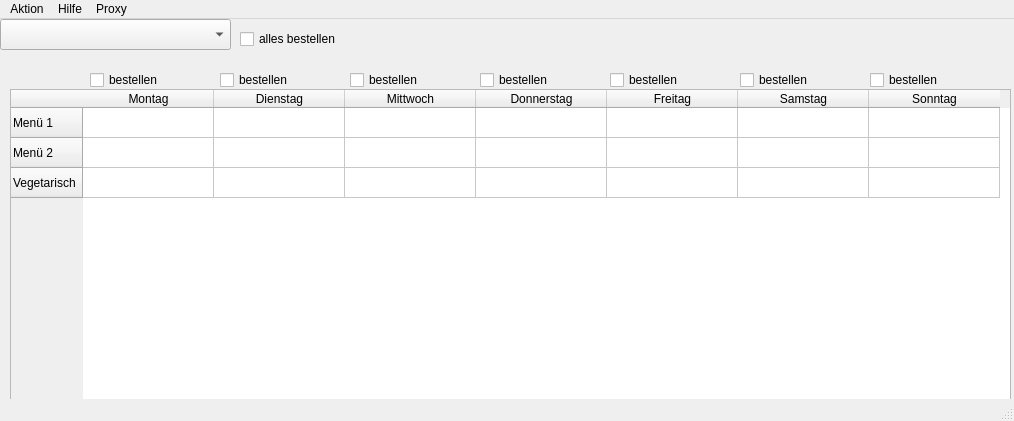
<?xml version="1.0" encoding="UTF-8"?>
<ui version="4.0">
 <class>cuedussmann</class>
 <widget class="QMainWindow" name="cuedussmann">
  <property name="enabled">
   <bool>true</bool>
  </property>
  <property name="geometry">
   <rect>
    <x>0</x>
    <y>0</y>
    <width>1014</width>
    <height>421</height>
   </rect>
  </property>
  <property name="sizePolicy">
   <sizepolicy hsizetype="Preferred" vsizetype="Preferred">
    <horstretch>1</horstretch>
    <verstretch>1</verstretch>
   </sizepolicy>
  </property>
  <property name="windowTitle">
   <string>Cuedussmannbot</string>
  </property>
  <property name="windowIcon">
   <iconset resource="res.qrc">
    <normaloff>:/logomini.png</normaloff>:/logomini.png</iconset>
  </property>
  <widget class="QWidget" name="centralWidget">
   <widget class="QTableWidget" name="tableWidget">
    <property name="geometry">
     <rect>
      <x>10</x>
      <y>70</y>
      <width>1001</width>
      <height>311</height>
     </rect>
    </property>
    <property name="sizePolicy">
     <sizepolicy hsizetype="Expanding" vsizetype="Expanding">
      <horstretch>1</horstretch>
      <verstretch>1</verstretch>
     </sizepolicy>
    </property>
    <property name="font">
     <font>
      <pointsize>9</pointsize>
     </font>
    </property>
    <attribute name="horizontalHeaderDefaultSectionSize">
     <number>131</number>
    </attribute>
    <attribute name="horizontalHeaderMinimumSectionSize">
     <number>131</number>
    </attribute>
    <row>
     <property name="text">
      <string>Menü 1</string>
     </property>
     <property name="font">
      <font>
       <pointsize>9</pointsize>
      </font>
     </property>
    </row>
    <row>
     <property name="text">
      <string>Menü 2</string>
     </property>
     <property name="font">
      <font>
       <pointsize>9</pointsize>
      </font>
     </property>
    </row>
    <row>
     <property name="text">
      <string>Vegetarisch</string>
     </property>
     <property name="font">
      <font>
       <pointsize>9</pointsize>
      </font>
     </property>
    </row>
    <column>
     <property name="text">
      <string>Montag</string>
     </property>
     <property name="font">
      <font>
       <pointsize>9</pointsize>
      </font>
     </property>
    </column>
    <column>
     <property name="text">
      <string>Dienstag</string>
     </property>
     <property name="font">
      <font>
       <pointsize>9</pointsize>
      </font>
     </property>
    </column>
    <column>
     <property name="text">
      <string>Mittwoch</string>
     </property>
     <property name="font">
      <font>
       <pointsize>9</pointsize>
      </font>
     </property>
    </column>
    <column>
     <property name="text">
      <string>Donnerstag</string>
     </property>
     <property name="font">
      <font>
       <pointsize>9</pointsize>
      </font>
     </property>
    </column>
    <column>
     <property name="text">
      <string>Freitag</string>
     </property>
     <property name="font">
      <font>
       <pointsize>9</pointsize>
      </font>
     </property>
    </column>
    <column>
     <property name="text">
      <string>Samstag</string>
     </property>
     <property name="font">
      <font>
       <pointsize>9</pointsize>
      </font>
     </property>
    </column>
    <column>
     <property name="text">
      <string>Sonntag</string>
     </property>
     <property name="font">
      <font>
       <pointsize>9</pointsize>
      </font>
     </property>
    </column>
    <item row="0" column="0">
     <property name="text">
      <string/>
     </property>
     <property name="font">
      <font>
       <pointsize>9</pointsize>
      </font>
     </property>
     <property name="flags">
      <set>ItemIsSelectable|ItemIsUserCheckable|ItemIsEnabled</set>
     </property>
    </item>
    <item row="0" column="1">
     <property name="text">
      <string/>
     </property>
    </item>
    <item row="0" column="2">
     <property name="text">
      <string/>
     </property>
    </item>
    <item row="0" column="3">
     <property name="text">
      <string/>
     </property>
    </item>
    <item row="0" column="4">
     <property name="text">
      <string/>
     </property>
    </item>
    <item row="0" column="5">
     <property name="text">
      <string/>
     </property>
    </item>
    <item row="0" column="6">
     <property name="text">
      <string/>
     </property>
    </item>
    <item row="1" column="0">
     <property name="text">
      <string/>
     </property>
    </item>
    <item row="1" column="1">
     <property name="text">
      <string/>
     </property>
    </item>
    <item row="1" column="2">
     <property name="text">
      <string/>
     </property>
    </item>
    <item row="1" column="3">
     <property name="text">
      <string/>
     </property>
    </item>
    <item row="1" column="4">
     <property name="text">
      <string/>
     </property>
    </item>
    <item row="1" column="5">
     <property name="text">
      <string/>
     </property>
    </item>
    <item row="1" column="6">
     <property name="text">
      <string/>
     </property>
    </item>
    <item row="2" column="0">
     <property name="text">
      <string/>
     </property>
    </item>
    <item row="2" column="1">
     <property name="text">
      <string/>
     </property>
    </item>
    <item row="2" column="2">
     <property name="text">
      <string/>
     </property>
    </item>
    <item row="2" column="3">
     <property name="text">
      <string/>
     </property>
    </item>
    <item row="2" column="4">
     <property name="text">
      <string/>
     </property>
    </item>
    <item row="2" column="5">
     <property name="text">
      <string/>
     </property>
    </item>
    <item row="2" column="6">
     <property name="text">
      <string/>
     </property>
    </item>
   </widget>
   <widget class="QComboBox" name="comboBox">
    <property name="geometry">
     <rect>
      <x>0</x>
      <y>0</y>
      <width>231</width>
      <height>31</height>
     </rect>
    </property>
    <property name="currentIndex">
     <number>-1</number>
    </property>
   </widget>
   <widget class="QCheckBox" name="checkBox">
    <property name="geometry">
     <rect>
      <x>90</x>
      <y>50</y>
      <width>91</width>
      <height>22</height>
     </rect>
    </property>
    <property name="toolTip">
     <string>Damit wird fest gelegt, ob für einen Tag, bei dem noch NICHTS bestellt ist, bestellt werden soll.
Wenn das Menü eines bereits bestellten Tages geändert wird, dann wird das Kästchen angehakt.</string>
    </property>
    <property name="text">
     <string>bestellen</string>
    </property>
   </widget>
   <widget class="QCheckBox" name="checkBox_2">
    <property name="geometry">
     <rect>
      <x>220</x>
      <y>50</y>
      <width>91</width>
      <height>22</height>
     </rect>
    </property>
    <property name="toolTip">
     <string>Damit wird fest gelegt, ob für einen Tag, bei dem noch NICHTS bestellt ist, bestellt werden soll.
Wenn das Menü eines bereits bestellten Tages geändert wird, dann wird das Kästchen angehakt.</string>
    </property>
    <property name="text">
     <string>bestellen</string>
    </property>
   </widget>
   <widget class="QCheckBox" name="checkBox_3">
    <property name="geometry">
     <rect>
      <x>350</x>
      <y>50</y>
      <width>96</width>
      <height>22</height>
     </rect>
    </property>
    <property name="toolTip">
     <string>Damit wird fest gelegt, ob für einen Tag, bei dem noch NICHTS bestellt ist, bestellt werden soll.
Wenn das Menü eines bereits bestellten Tages geändert wird, dann wird das Kästchen angehakt.</string>
    </property>
    <property name="text">
     <string>bestellen</string>
    </property>
   </widget>
   <widget class="QCheckBox" name="checkBox_4">
    <property name="geometry">
     <rect>
      <x>480</x>
      <y>50</y>
      <width>96</width>
      <height>22</height>
     </rect>
    </property>
    <property name="toolTip">
     <string>Damit wird fest gelegt, ob für einen Tag, bei dem noch NICHTS bestellt ist, bestellt werden soll.
Wenn das Menü eines bereits bestellten Tages geändert wird, dann wird das Kästchen angehakt.</string>
    </property>
    <property name="text">
     <string>bestellen</string>
    </property>
   </widget>
   <widget class="QCheckBox" name="checkBox_5">
    <property name="geometry">
     <rect>
      <x>610</x>
      <y>50</y>
      <width>96</width>
      <height>22</height>
     </rect>
    </property>
    <property name="toolTip">
     <string>Damit wird fest gelegt, ob für einen Tag, bei dem noch NICHTS bestellt ist, bestellt werden soll.
Wenn das Menü eines bereits bestellten Tages geändert wird, dann wird das Kästchen angehakt.</string>
    </property>
    <property name="text">
     <string>bestellen</string>
    </property>
   </widget>
   <widget class="QCheckBox" name="checkBox_6">
    <property name="geometry">
     <rect>
      <x>740</x>
      <y>50</y>
      <width>96</width>
      <height>22</height>
     </rect>
    </property>
    <property name="toolTip">
     <string>Damit wird fest gelegt, ob für einen Tag, bei dem noch NICHTS bestellt ist, bestellt werden soll.
Wenn das Menü eines bereits bestellten Tages geändert wird, dann wird das Kästchen angehakt.</string>
    </property>
    <property name="text">
     <string>bestellen</string>
    </property>
   </widget>
   <widget class="QCheckBox" name="checkBox_7">
    <property name="geometry">
     <rect>
      <x>870</x>
      <y>50</y>
      <width>96</width>
      <height>22</height>
     </rect>
    </property>
    <property name="toolTip">
     <string>Damit wird fest gelegt, ob für einen Tag, bei dem noch NICHTS bestellt ist, bestellt werden soll.
Wenn das Menü eines bereits bestellten Tages geändert wird, dann wird das Kästchen angehakt.</string>
    </property>
    <property name="text">
     <string>bestellen</string>
    </property>
   </widget>
   <widget class="QCheckBox" name="checkBox_8">
    <property name="geometry">
     <rect>
      <x>240</x>
      <y>10</y>
      <width>121</width>
      <height>20</height>
     </rect>
    </property>
    <property name="toolTip">
     <string>Für alle Tage der ausgewählten Woche bestellen, wo noch keine Bestellung erfolgt ist.</string>
    </property>
    <property name="text">
     <string>alles bestellen</string>
    </property>
    <property name="checked">
     <bool>false</bool>
    </property>
    <property name="tristate">
     <bool>false</bool>
    </property>
   </widget>
  </widget>
  <widget class="QMenuBar" name="menuBar">
   <property name="geometry">
    <rect>
     <x>0</x>
     <y>0</y>
     <width>1014</width>
     <height>27</height>
    </rect>
   </property>
   <widget class="QMenu" name="menuAktion">
    <property name="title">
     <string>Aktion</string>
    </property>
    <addaction name="actionUID_PWD_ndern"/>
    <addaction name="actionEssen_bestellen_lassen"/>
    <addaction name="actionVegetarische_Bestellung"/>
    <addaction name="actionSpeiseplan_drucken"/>
   </widget>
   <widget class="QMenu" name="menu_ber">
    <property name="title">
     <string>Hilfe</string>
    </property>
    <addaction name="actionBedienungshinweise"/>
    <addaction name="action_ber"/>
    <addaction name="actionAbout_Qt"/>
   </widget>
   <widget class="QMenu" name="menuProxy">
    <property name="title">
     <string>Proxy</string>
    </property>
    <addaction name="actionProxy_einstellen"/>
   </widget>
   <addaction name="menuAktion"/>
   <addaction name="menu_ber"/>
   <addaction name="menuProxy"/>
  </widget>
  <widget class="QStatusBar" name="statusBar"/>
  <action name="actionUID_PWD_ndern">
   <property name="text">
    <string>UID/PWD ändern</string>
   </property>
  </action>
  <action name="actionEssen_bestellen_lassen">
   <property name="text">
    <string>Essen bestellen lassen</string>
   </property>
  </action>
  <action name="actionSpeiseplan_drucken">
   <property name="text">
    <string>Speiseplan drucken</string>
   </property>
  </action>
  <action name="actionBedienungshinweise">
   <property name="text">
    <string>Bedienungshinweise</string>
   </property>
  </action>
  <action name="actionAbout_Qt">
   <property name="text">
    <string>About Qt</string>
   </property>
  </action>
  <action name="action_ber">
   <property name="text">
    <string>Über...</string>
   </property>
  </action>
  <action name="actionProxy_einstellen">
   <property name="text">
    <string>Proxy einstellen</string>
   </property>
  </action>
  <action name="actionVegetarische_Bestellung">
   <property name="text">
    <string>Vegetarische Bestellung</string>
   </property>
  </action>
 </widget>
 <layoutdefault spacing="6" margin="11"/>
 <resources>
  <include location="res.qrc"/>
 </resources>
 <connections>
  <connection>
   <sender>tableWidget</sender>
   <signal>cellChanged(int,int)</signal>
   <receiver>tableWidget</receiver>
   <slot>resizeRowsToContents()</slot>
   <hints>
    <hint type="sourcelabel">
     <x>253</x>
     <y>197</y>
    </hint>
    <hint type="destinationlabel">
     <x>353</x>
     <y>197</y>
    </hint>
   </hints>
  </connection>
 </connections>
</ui>
